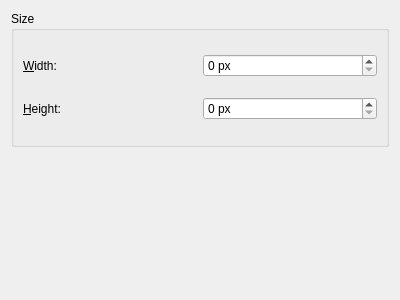
<ui version="4.0" >
 <class>KWin::MagnifierEffectConfigForm</class>
 <widget class="QWidget" name="KWin::MagnifierEffectConfigForm" >
  <property name="geometry" >
   <rect>
    <x>0</x>
    <y>0</y>
    <width>400</width>
    <height>300</height>
   </rect>
  </property>
  <layout class="QVBoxLayout" >
   <item>
    <widget class="QGroupBox" name="groupSize" >
     <property name="title" >
      <string>Size</string>
     </property>
     <layout class="QGridLayout" >
      <item row="0" column="0" >
       <widget class="QLabel" name="label" >
        <property name="text" >
         <string>&amp;Width:</string>
        </property>
        <property name="buddy" >
         <cstring>spinWidth</cstring>
        </property>
       </widget>
      </item>
      <item row="0" column="1" >
       <widget class="QSpinBox" name="spinWidth" >
        <property name="suffix" >
         <string> px</string>
        </property>
        <property name="maximum" >
         <number>500</number>
        </property>
        <property name="singleStep" >
         <number>10</number>
        </property>
       </widget>
      </item>
      <item row="1" column="0" >
       <widget class="QLabel" name="label_2" >
        <property name="text" >
         <string>&amp;Height:</string>
        </property>
        <property name="buddy" >
         <cstring>spinHeight</cstring>
        </property>
       </widget>
      </item>
      <item row="1" column="1" >
       <widget class="QSpinBox" name="spinHeight" >
        <property name="suffix" >
         <string> px</string>
        </property>
        <property name="maximum" >
         <number>500</number>
        </property>
        <property name="singleStep" >
         <number>10</number>
        </property>
       </widget>
      </item>
     </layout>
    </widget>
   </item>
   <item>
    <widget class="KWin::GlobalShortcutsEditor" native="1" name="editor" />
   </item>
  </layout>
 </widget>
 <customwidgets>
  <customwidget>
   <class>KWin::GlobalShortcutsEditor</class>
   <extends>QWidget</extends>
   <header location="global" >kwineffects.h</header>
   <container>1</container>
  </customwidget>
 </customwidgets>
 <resources/>
 <connections/>
</ui>
